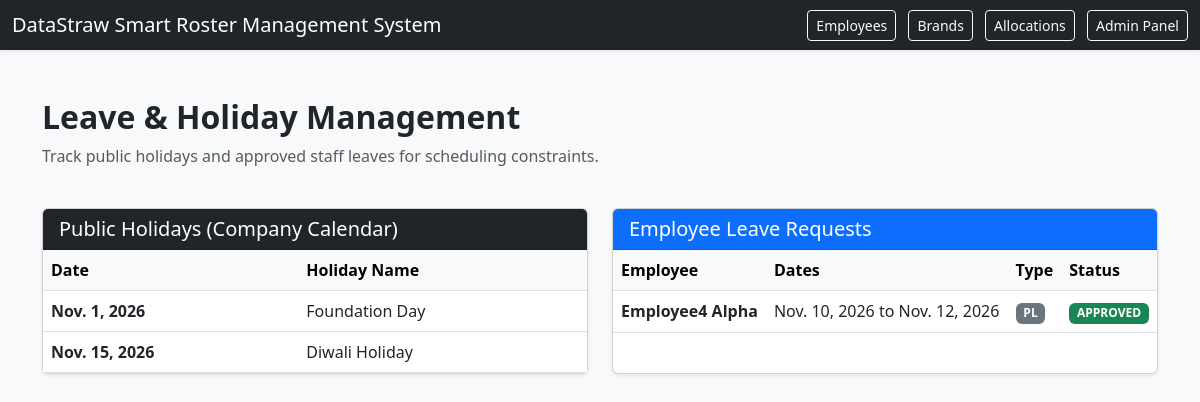
/leaves/, run on the app's committed database.
### roster/models.py (models this page shows, shortened)
class PublicHoliday(models.Model):
    date = models.DateField(unique=True)
    name = models.CharField(max_length=100)
    description = models.TextField(blank=True, null=True)

class LeaveRequest(models.Model):
    employee = models.ForeignKey(Employee, on_delete=models.CASCADE, related_name='leaves')
    start_date = models.DateField()
    end_date = models.DateField()
    leave_type = models.CharField(
        max_length=30,
        choices=[
            ('PL', 'Planned Leave'),
            ('SL', 'Sick Leave'),
            ('COMP_OFF', 'Comp-Off')
        ],
        default='PL'
    )
    status = models.CharField(
        max_length=20,
        choices=[
            ('PENDING', 'Pending'),
            ('APPROVED', 'Approved'),
            ('REJECTED', 'Rejected')
        ],
        default='PENDING'
    )
    reason = models.TextField(blank=True, null=True)

class Employee(models.Model):
    first_name = models.CharField(max_length=50)
    last_name = models.CharField(max_length=50)
    email = models.EmailField(unique=True)
    phone = models.CharField(max_length=20, blank=True, null=True)
    pod = models.ForeignKey(Pod, on_delete=models.SET_NULL, null=True, blank=True, related_name='employees')
    is_active = models.BooleanField(default=True)
    created_at = models.DateTimeField(auto_now_add=True)

### roster/views.py (the view)
# urls.py: path('leaves/', views.leave_holiday_view, name='leave_holiday'),
def leave_holiday_view(request):
    holidays = PublicHoliday.objects.all().order_by('date')
    leaves = LeaveRequest.objects.all().select_related('employee').order_by('start_date')
    context = {'holidays': holidays, 'leaves': leaves}
    return render(request, 'roster/leave_holiday.html', context)

### roster/templates/roster/leave_holiday.html (shortened to what this page needs)
<!DOCTYPE html>
<html lang="en">
<head>
    <link href="https://cdn.jsdelivr.net/npm/bootstrap@5.3.0/dist/css/bootstrap.min.css" rel="stylesheet">
</head>
<body class="bg-light">
    <nav class="navbar navbar-dark bg-dark shadow-sm">
        <div class="container-fluid">
            <span class="navbar-brand mb-0 h1">DataStraw Smart Roster Management System</span>
            <div>
                <a href="/employees/" class="btn btn-outline-light btn-sm me-2">Employees</a>
                <a href="/brands/" class="btn btn-outline-light btn-sm me-2">Brands</a>
                <a href="/allocations/" class="btn btn-outline-light btn-sm me-2">Allocations</a>
                <a href="/admin/" class="btn btn-outline-light btn-sm" target="_blank">Admin Panel</a>
            </div>
        </div>
    </nav>
    <div class="container my-5">
        <div class="row mb-4">
            <div class="col">
                <h2 class="fw-bold text-dark">Leave & Holiday Management</h2>
                <p class="text-muted">Track public holidays and approved staff leaves for scheduling constraints.</p>
            </div>
        </div>
        <div class="row">
            <div class="col-md-6 mb-4">
                <div class="card shadow-sm h-100">
                    <div class="card-header bg-dark text-white">
                        <h5 class="mb-0">Public Holidays (Company Calendar)</h5>
                    </div>
                    <div class="card-body p-0">
                        <table class="table table-hover mb-0 align-middle">
                            <thead class="table-light">
                                <tr>
                                    <th>Date</th>
                                    <th>Holiday Name</th>
                                </tr>
                            </thead>
                            <tbody>
                                {% for h in holidays %}
                                <tr>
                                    <td class="fw-semibold">{{ h.date }}</td>
                                    <td>{{ h.name }}</td>
                                </tr>
                                {% empty %}
                                <tr>
                                    <td colspan="2" class="text-center py-3 text-muted">No holidays found.</td>
                                </tr>
                                {% endfor %}
                            </tbody>
                        </table>
                    </div>
                </div>
            </div>
            <div class="col-md-6 mb-4">
                <div class="card shadow-sm h-100">
                    <div class="card-header bg-primary text-white">
                        <h5 class="mb-0">Employee Leave Requests</h5>
                    </div>
                    <div class="card-body p-0">
                        <table class="table table-hover mb-0 align-middle">
                            <thead class="table-light">
                                <tr>
                                    <th>Employee</th>
                                    <th>Dates</th>
                                    <th>Type</th>
                                    <th>Status</th>
                                </tr>
                            </thead>
                            <tbody>
                                {% for leave in leaves %}
                                <tr>
                                    <td class="fw-semibold">{{ leave.employee.first_name }} {{ leave.employee.last_name }}</td>
                                    <td>{{ leave.start_date }} to {{ leave.end_date }}</td>
                                    <td><span class="badge bg-secondary">{{ leave.leave_type }}</span></td>
                                    <td><span class="badge bg-success">{{ leave.status }}</span></td>
                                </tr>
                                {% empty %}
                                <tr>
                                    <td colspan="4" class="text-center py-3 text-muted">No leave requests found.</td>
                                </tr>
                                {% endfor %}
                            </tbody>
                        </table>
                    </div>
                </div>
            </div>
        </div>
    </div>
</body>
</html>

### data on the page
PublicHoliday: date "Nov. 1, 2026", name "Foundation Day"
PublicHoliday: date "Nov. 15, 2026", name "Diwali Holiday"
LeaveRequest: employee.first_name "Employee4", employee.last_name "Alpha", start_date "Nov. 10, 2026", end_date "Nov. 12, 2026", leave_type "PL", status "APPROVED"
